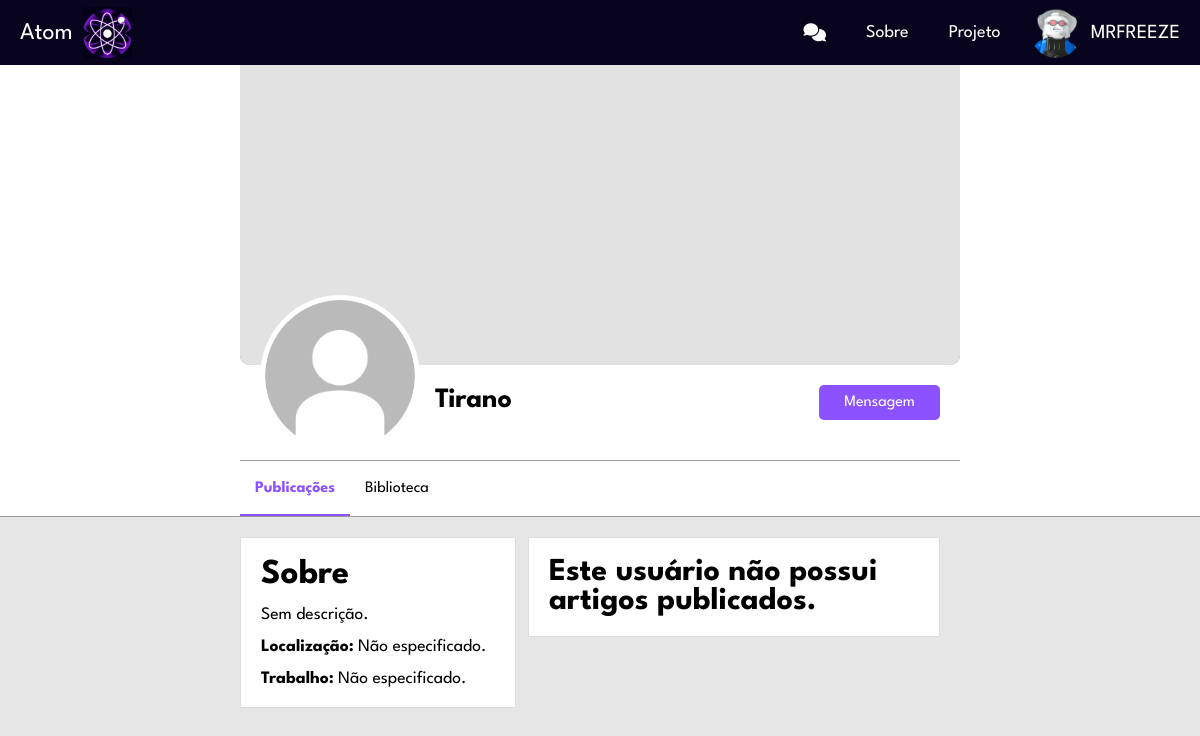
The page /view/perfil.php?token=f104f4ff2d044fe81ef6b284ac190be5 (signed in) on the database as committed earlier.
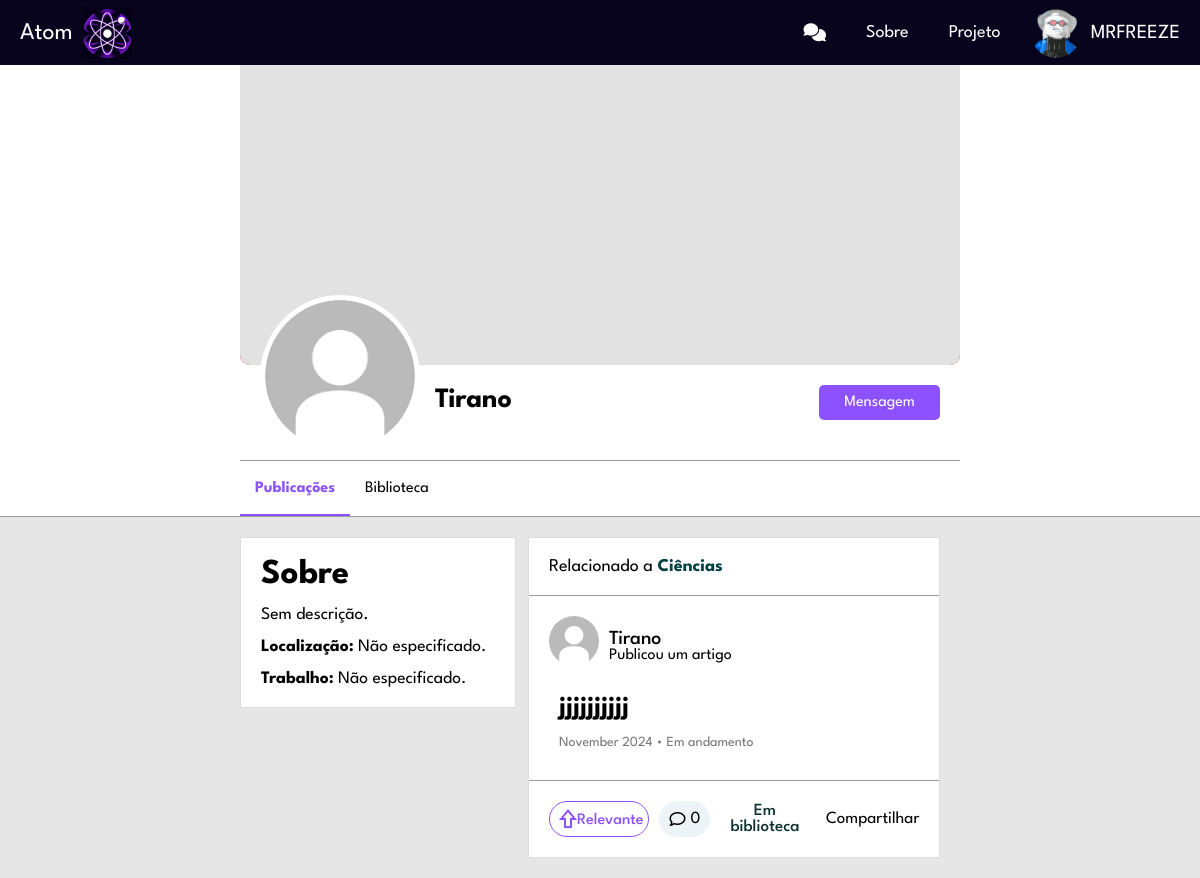
The same page on the database as committed later.
### tables this page shows
CREATE TABLE `artigo` (
  `ART_INT_ID` int(11) NOT NULL,
  `ART_VAR_TITULO` varchar(250) NOT NULL,
  `ART_VAR_DESCRICAO` varchar(2000) NOT NULL,
  `ART_VAR_CATEGORIA` varchar(50) NOT NULL,
  `ART_VAR_STATUS` varchar(12) NOT NULL,
  `ART_VAR_ARQUIVO` varchar(500) NOT NULL,
  `USU_INT_ID` int(11) NOT NULL,
  `ART_DAT_POSTAGEM` datetime DEFAULT current_timestamp()
);

CREATE TABLE `usuario` (
  `USU_INT_ID` int(11) NOT NULL,
  `USU_VAR_NAME` varchar(50) NOT NULL,
  `USU_VAR_EMAIL` varchar(100) NOT NULL,
  `USU_VAR_PASSWORD` varchar(255) NOT NULL,
  `USU_VAR_IMGPERFIL` varchar(255) DEFAULT NULL,
  `USU_VAR_IMGBACK` varchar(255) DEFAULT NULL,
  `USU_VAR_DESC` varchar(255) DEFAULT NULL,
  `USU_VAR_CIDADE` varchar(50) DEFAULT NULL,
  `USU_VAR_OCUPACAO` varchar(50) DEFAULT NULL
);

### view/php/ObterOuCriarToken.php (called while the page is built)
<?php
function obterOuCriarToken($conection, $tipo, $id) {
    if ($tipo === 'usuario') {
        $tabela = 'tokens_usuario';
        $colunaId = 'USU_INT_ID';
        $colunaToken = 'TOK_USU_VAR_TOK';
    } elseif ($tipo === 'artigo') {
        $tabela = 'tokens_artigo';
        $colunaId = 'ART_INT_ID';
        $colunaToken = 'TOK_ART_VAR_TOK';
    } elseif ($tipo === 'conversa') {
        $tabela = 'tokens_conversa';
        $colunaId = 'CONV_INT_ID';
        $colunaToken = 'TOK_CON_VAR_TOK';
        } else {
        throw new Exception("Tipo de token inválido.");
    }
    $queryToken = "SELECT $colunaToken FROM $tabela WHERE $colunaId = $id";
    $resultToken = mysqli_query($conection, $queryToken);
    if ($resultToken && mysqli_num_rows($resultToken) > 0) {
        $tokenData = mysqli_fetch_assoc($resultToken);
        return $tokenData[$colunaToken];
    } else {
        $token = bin2hex(random_bytes(16));
        $queryInsertToken = "INSERT INTO $tabela ($colunaToken, $colunaId) VALUES ('$token', $id)";
        mysqli_query($conection, $queryInsertToken);
        return $token;
    }
}
?>

### view/php/carregar_artigos_perfil.php (shortened to what the changed rows need)
<?php
require_once('conection.php');
$userId = $_SESSION['id'];
function carregarArtigos($conection, $userId, $PerfilId) {
    $query = "SELECT a.ART_VAR_TITULO, a.ART_VAR_DESCRICAO, a.ART_VAR_CATEGORIA, a.ART_VAR_STATUS, a.ART_DAT_POSTAGEM,
                     u.USU_VAR_NAME, u.USU_VAR_IMGPERFIL, a.USU_INT_ID, a.ART_INT_ID,
                     (SELECT COUNT(*) FROM comentario WHERE ART_INT_ID = a.ART_INT_ID) AS num_comentarios,
                     (SELECT COUNT(*) FROM upvote WHERE UP_ART_INT_ID = a.ART_INT_ID) AS num_likes,
                     (SELECT COUNT(*) FROM upvote WHERE UP_USU_INT_ID = $userId AND UP_ART_INT_ID = a.ART_INT_ID) AS user_liked,
                     (SELECT COUNT(*) FROM salvar WHERE USU_INT_ID = $userId AND ART_INT_ID = a.ART_INT_ID) AS user_saved
              FROM artigo a
              JOIN usuario u ON a.USU_INT_ID = u.USU_INT_ID
          WHERE a.USU_INT_ID = $PerfilId
          ORDER BY a.ART_DAT_POSTAGEM DESC";
    $resultado = mysqli_query($conection, $query);
    if ($resultado && mysqli_num_rows($resultado) > 0) {
        while ($artigo = mysqli_fetch_assoc($resultado)) {
            $titulo = $artigo['ART_VAR_TITULO'];
            $categoria = $artigo['ART_VAR_CATEGORIA'];
            $status = $artigo['ART_VAR_STATUS'];
            $dataPostagem = $artigo['ART_DAT_POSTAGEM'];
            $nomeUsuario = $artigo['USU_VAR_NAME'];
            $idUsuario = $artigo['USU_INT_ID'];
            $idArtigo = $artigo['ART_INT_ID'];
            $numComentarios = $artigo['num_comentarios'];
            $numLikes = $artigo['num_likes'];
            $userLiked = $artigo['user_liked'];
            $userSaved = $artigo['user_saved'];
            require_once('ObterOuCriarToken.php');
            $tokenUser = obterOuCriarToken($conection, 'usuario', $idUsuario);
            $tokenArtigo = obterOuCriarToken($conection, 'artigo', $idArtigo);
            $fotoPerfil = $artigo['USU_VAR_IMGPERFIL'];
            if (empty($fotoPerfil)) {
                $fotoPerfil = '../view/img/user.jpg';
            }
            $dataFormatada = strftime('%B %Y', strtotime($dataPostagem));
            $dataFormatada = ucfirst($dataFormatada);
            $likeButtonClass = $userLiked > 0 ? 'liked' : '';
            $likeButtonText = $userLiked > 0 ? "$numLikes" : "Relevante";
            $saveButtonText = $userSaved > 0 ? 'Em biblioteca' : 'Salvar';
            $saveButtonClass = $userSaved > 0 ? 'saved' : '';
            echo "
    <div class='bloco'>
        <div class='bloco-top'>
            <p>Relacionado a <strong>$categoria</strong></p>
        </div>
        <div class='bloco-mid'>
            <div class='cabecalho'>
                <a href='perfil.php?token=$tokenUser'>
                    <div class='foto1 user'>
                        <img src='$fotoPerfil' alt='Foto de perfil' class='user-photo'>
                    </div>
                </a>
                <div class='profile-artigo'>
                    <a href='perfil.php?token=$tokenUser'>
                        <div class='nome'>$nomeUsuario</div>
                    </a>
                    <p>Publicou um artigo</p>
                </div>
            </div>
            <div class='conteudo'>
                 <a href='artigo.php?token=$tokenArtigo'>$titulo</a>
                <br><br>
                <span>$dataFormatada &#8226; $status</span>
            </div>
        </div>
        <div class='bloco-bot'>
            <div class='rodape'>
                <div class='rod'>
                    <button class='relevante $likeButtonClass' onclick='toggleLike(this, $idArtigo)' data-article-id='$idArtigo'>
                        <span class='material-symbols-outlined like-icon'>shift</span>
                        <span class='like-count'>$likeButtonText</span>
                    </button>
                    <button id='goToComments' class='comentarios' onclick=\"window.location.href='artigo.php?token=$tokenArtigo#comments';\">
                        <i class='fa-regular fa-comment'></i>$numComentarios
                    </button>
                    <button class='botoes Salvar $saveButtonClass' data-artigo-id='$idArtigo'>$saveButtonText</button>
                </div>
                <div class='ape'>
                    <button class='openCompartilhar botoes' data-token-artigo='$tokenArtigo'>Compartilhar</button>
                </div>
            </div>
        </div>
    </div>";
        }
    } else {
        echo "<div class='bloco'><h1 style=' padding: 20px;'>Este usuário não possui artigos publicados.</h1></div>";
    }
}
carregarArtigos($conection, $userId, $PerfilId);
?>

Rows that differ between the two databases and show on the page:
added artigo: ART_VAR_CATEGORIA "Ciências", USU_INT_ID.USU_VAR_NAME "Tirano", ART_VAR_TITULO "jjjjjjjjjj", ART_DAT_POSTAGEM "November 2024", ART_VAR_STATUS "Em andamento", likeButtonText "Relevante", numComentarios "0", saveButtonText "Em biblioteca"
Other text that changed with them:
text no longer shown: "Este usuário não possui artigos publicados."
